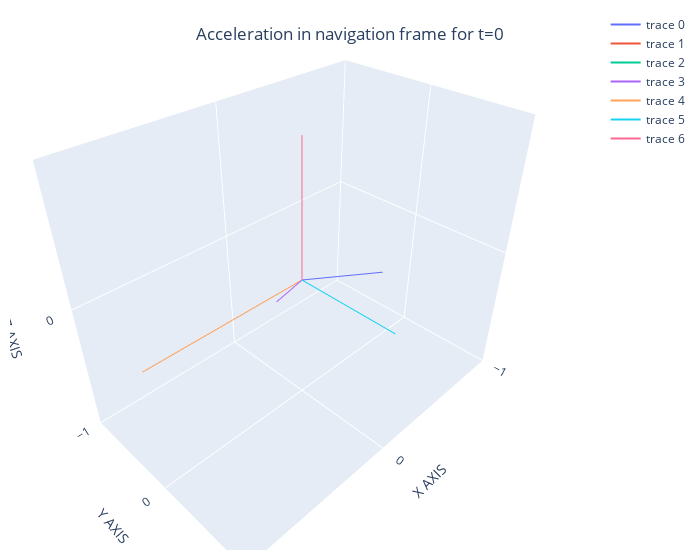

The code cell stored with this chart in its notebook:
### Code cell
x_axis = [1,0,0]
y_axis = [0,1,0]
z_axis = [0,0,1]

nav_repr_x = navigation_acc( R= df.loc[0, "r"] , acc= x_axis)
nav_repr_y = navigation_acc( R= df.loc[0, "r"] , acc= x_axis)
nav_repr_z = navigation_acc( R= df.loc[0, "r"] , acc= x_axis)
nav_repr_acc = [df.loc[0, "nav_ax"], df.loc[0, "nav_ay"], df.loc[0, "nav_az"]]
print(nav_repr_acc)

fig = go.Figure(data=[go.Scatter3d(mode='lines',x= [0,nav_repr_acc[0]], y= [0,nav_repr_acc[1]], z =[0,nav_repr_acc[2]], marker=dict(size=1)),
                      go.Scatter3d(mode='lines',x= [0,nav_repr_x[0]], y= [0,nav_repr_x[1]], z =[0,nav_repr_x[2]], marker=dict(size=1)),
                      go.Scatter3d(mode='lines',x= [0,nav_repr_y[0]], y= [0,nav_repr_y[1]], z =[0,nav_repr_y[2]], marker=dict(size=1)),
                      go.Scatter3d(mode='lines',x= [0,nav_repr_z[0]], y= [0,nav_repr_z[1]], z =[0,nav_repr_z[2]], marker=dict(size=1)),
                      go.Scatter3d(mode='lines',x= [0,1], y= [0,0], z =[0,0], marker=dict(size=1)),
                      go.Scatter3d(mode='lines',x= [0,0], y= [0,1], z =[0,0], marker=dict(size=1)),
                      go.Scatter3d(mode='lines',x= [0,0], y= [0,0], z =[0,1], marker=dict(size=1))])
fig.update_layout(
            title= {'text': "Acceleration in navigation frame for t=0", 'y':0.95, 'x':0.5, 'xanchor': 'center', 'yanchor': 'top'},
            scene = dict(
                xaxis_title='X AXIS',
                yaxis_title='Y AXIS',
                zaxis_title='Z AXIS',
                xaxis = dict(nticks=4, range=[-1,1],),
                yaxis = dict(nticks=4, range=[-1,1],),
                zaxis = dict(nticks=4, range=[-1,1],)),
                width=700,
                margin=dict(r=20, b=10, l=10, t=10))
fig.show()

### Figure 1 — Plotly figure (JSON) as saved in the notebook; plotly's stock layout.template omitted (floating-point values rounded to 4 significant figures)
{"data": [{"marker": {"size": 1}, "mode": "lines", "type": "scatter3d", "x": [0, -0.8471], "y": [0, -0.1631], "z": [0, -0.5059]}, {"marker": {"size": 1}, "mode": "lines", "type": "scatter3d", "x": [0, 0.5704], "y": [0, 0.6712], "z": [0, 0.4735]}, {"marker": {"size": 1}, "mode": "lines", "type": "scatter3d", "x": [0, 0.5704], "y": [0, 0.6712], "z": [0, 0.4735]}, {"marker": {"size": 1}, "mode": "lines", "type": "scatter3d", "x": [0, 0.5704], "y": [0, 0.6712], "z": [0, 0.4735]}, {"marker": {"size": 1}, "mode": "lines", "type": "scatter3d", "x": [0, 1], "y": [0, 0], "z": [0, 0]}, {"marker": {"size": 1}, "mode": "lines", "type": "scatter3d", "x": [0, 0], "y": [0, 1], "z": [0, 0]}, {"marker": {"size": 1}, "mode": "lines", "type": "scatter3d", "x": [0, 0], "y": [0, 0], "z": [0, 1]}], "layout": {"margin": {"b": 10, "l": 10, "r": 20, "t": 10}, "scene": {"xaxis": {"nticks": 4, "range": [-1, 1], "title": {"text": "X AXIS"}}, "yaxis": {"nticks": 4, "range": [-1, 1], "title": {"text": "Y AXIS"}}, "zaxis": {"nticks": 4, "range": [-1, 1], "title": {"text": "Z AXIS"}}}, "title": {"text": "Acceleration in navigation frame for t=0", "x": 0.5, "xanchor": "center", "y": 0.95, "yanchor": "top"}, "width": 700}}
